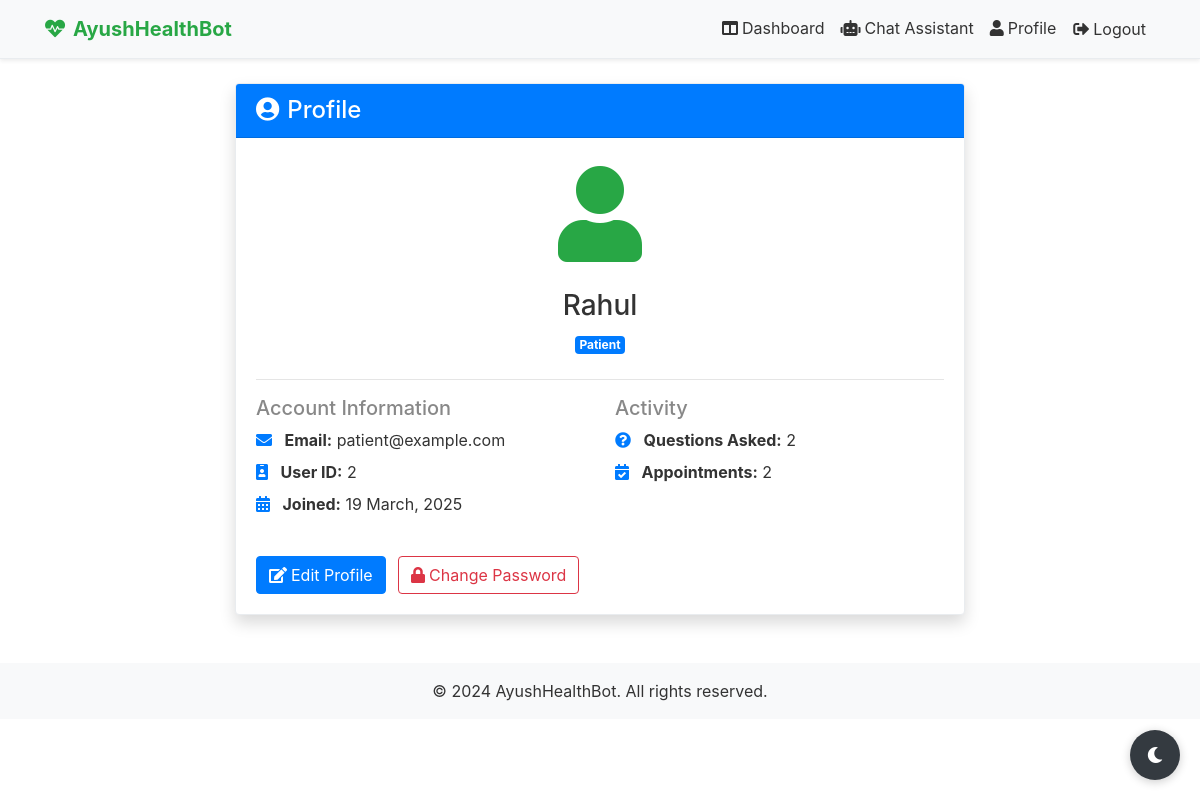
Page /auth/profile (signed in) on the committed database.
### models.py (models this page shows, shortened)
class User(UserMixin, db.Model):
    __tablename__ = 'users'
    id = db.Column(db.Integer, primary_key=True)
    username = db.Column(db.String(80), unique=True, nullable=False)
    email = db.Column(db.String(120), unique=True, nullable=False)
    password_hash = db.Column(db.String(128))
    role = db.Column(db.String(20), nullable=False, default='patient')  # 'patient' or 'doctor'
    specialization = db.Column(db.String(50))  # Only for doctors
    created_at = db.Column(db.DateTime, default=datetime.utcnow, nullable=True)
    questions_asked = db.relationship('Question', backref='patient', lazy=True, foreign_keys='Question.patient_id')
    questions_answered = db.relationship('Question', backref='doctor', lazy=True, foreign_keys='Question.doctor_id')
    appointments_patient = db.relationship('Appointment', backref='patient', lazy=True, foreign_keys='Appointment.patient_id')
    appointments_doctor = db.relationship('Appointment', backref='doctor', lazy=True, foreign_keys='Appointment.doctor_id')
    @property
    def is_authenticated(self):
        return True

### auth.py (the view)
@auth.route('/profile')
@login_required
def profile():
    return render_template('profile.html', user=current_user)

### app.py (called while the page is built)
@login_manager.user_loader
def load_user(user_id):
    return User.query.get(int(user_id))

### templates/profile.html (shortened to what this page needs)
{% extends "base.html" %}
{% block content %}
<div class="container mt-4">
    <div class="row">
        <div class="col-lg-8 mx-auto">
            <div class="card shadow">
                <div class="card-header bg-primary text-white">
                    <h4 class="mb-0">
                        <i class="fas fa-user-circle mr-2"></i>Profile
                    </h4>
                </div>
                <div class="card-body">
                    <div class="text-center mb-4">
                        {% if user.role == 'doctor' %}
                            <div class="display-1 text-primary mb-3">
                                <i class="fas fa-user-md"></i>
                            </div>
                            <h3>Dr. {{ user.username }}</h3>
                            <span class="badge badge-info">{{ user.specialization|title }}</span>
                        {% else %}
                            <div class="display-1 text-success mb-3">
                                <i class="fas fa-user"></i>
                            </div>
                            <h3>{{ user.username }}</h3>
                            <span class="badge badge-primary">Patient</span>
                        {% endif %}
                    </div>
                    <hr>
                    <div class="row">
                        <div class="col-md-6">
                            <h5 class="text-muted">Account Information</h5>
                            <ul class="list-unstyled">
                                <li class="mb-2">
                                    <i class="fas fa-envelope text-primary mr-2"></i>
                                    <strong>Email:</strong> {{ user.email }}
                                </li>
                                <li class="mb-2">
                                    <i class="fas fa-id-badge text-primary mr-2"></i>
                                    <strong>User ID:</strong> {{ user.id }}
                                </li>
                                <li class="mb-2">
                                    <i class="fas fa-calendar-alt text-primary mr-2"></i>
                                    <strong>Joined:</strong> {{ user.created_at.strftime('%d %B, %Y') if user.created_at else 'N/A' }}
                                </li>
                            </ul>
                        </div>
                        <div class="col-md-6">
                            <h5 class="text-muted">Activity</h5>
                            <ul class="list-unstyled">
                                {% if user.role == 'patient' %}
                                    <li class="mb-2">
                                        <i class="fas fa-question-circle text-primary mr-2"></i>
                                        <strong>Questions Asked:</strong> {{ user.questions_asked|length }}
                                    </li>
                                    <li class="mb-2">
                                        <i class="fas fa-calendar-check text-primary mr-2"></i>
                                        <strong>Appointments:</strong> {{ user.appointments_patient|length }}
                                    </li>
                                {% endif %}
                            </ul>
                        </div>
                    </div>
                    <div class="mt-4">
                        <button class="btn btn-primary" data-toggle="modal" data-target="#editProfileModal">
                            <i class="fas fa-edit mr-1"></i>Edit Profile
                        </button>
                        <button class="btn btn-outline-danger ml-2" data-toggle="modal" data-target="#changePasswordModal">
                            <i class="fas fa-lock mr-1"></i>Change Password
                        </button>
                    </div>
                </div>
            </div>
        </div>
    </div>
</div>
{% endblock %}

### templates/base.html (style rules this page uses)
:root { --primary-color: #28a745; --secondary-color: #6c757d; --background-color: #ffffff; --text-color: #333333; --card-bg: #ffffff; --border-color: #e9ecef; --dark-mode-toggle-bg: #343a40; --dark-mode-toggle-color: #ffffff; --navbar-bg: #f8f9fa; --navbar-color: #333333; --input-bg: #ffffff; --input-color: #333333; --footer-bg: #f8f9fa; }
body { background-color: var(--background-color); color: var(--text-color); transition: background-color 0.3s ease, color 0.3s ease; }
.card, .modal-content { background-color: var(--card-bg); color: var(--text-color); border-color: var(--border-color); }
.text-muted { color: #888 !important; }

### rows in the picture
User: username "Rahul", email "patient@example.com", id "2", created_at "19 March, 2025"

### other values in the picture
{{ user.questions_asked|length }} "2"
{{ user.appointments_patient|length }} "2"
